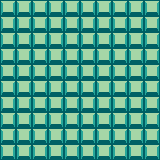

A level layout from a 2D game, rendered from its tile map. Below: a short description, then the map file with its tile-grid data intact:
An orthogonal 10x10 tile map with 16x16 px tiles, 1 tile layer (Tile Layer 1).

<map version="1.2" tiledversion="1.3.1" orientation="orthogonal" renderorder="right-down" compressionlevel="-1" width="10" height="10" tilewidth="16" tileheight="16" infinite="0" nextlayerid="2" nextobjectid="1">
 <tileset firstgid="1" name="map-5-tileset" tilewidth="16" tileheight="16" tilecount="1" columns="0">
  <grid orientation="orthogonal" width="1" height="1" />
  <tile id="0">
   <image width="16" height="16" source="../images/pixil-frame-0.png" />
  </tile>
 </tileset>
 <layer id="1" name="Tile Layer 1" width="10" height="10">
  <data encoding="csv">
1,1,1,1,1,1,1,1,1,1,
1,1,1,1,1,1,1,1,1,1,
1,1,1,1,1,1,1,1,1,1,
1,1,1,1,1,1,1,1,1,1,
1,1,1,1,1,1,1,1,1,1,
1,1,1,1,1,1,1,1,1,1,
1,1,1,1,1,1,1,1,1,1,
1,1,1,1,1,1,1,1,1,1,
1,1,1,1,1,1,1,1,1,1,
1,1,1,1,1,1,1,1,1,1
</data>
 </layer>
</map>
